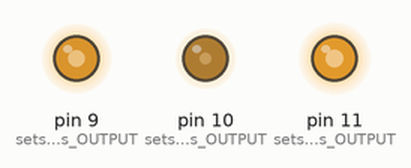
This sketch was run on a simulated Arduino Uno, built with avr-gcc and run on an emulated ATmega328P. Shown: output pins drawn as LEDs (lit = HIGH).

Above: at 0.1 s.
Timing chart, 0 to 1.6 s (numbered marks = the images above):
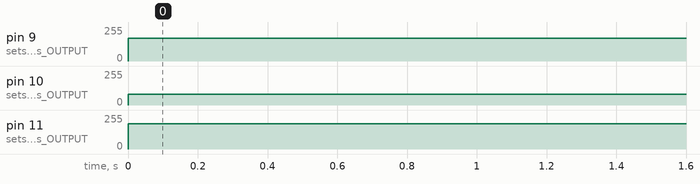

Measured:
- by itself, pin 9 (sets_pin_9_as_OUTPUT): 0/255 → 170/255 at 0.00 s
- by itself, pin 10 (sets_pin_10_as_OUTPUT): 0/255 → 80/255 at 0.00 s
- by itself, pin 11 (sets_pin_11_as_OUTPUT): 0/255 → 188/255 at 0.00 s

The sketch:

PushButtonAlternateRGBcontrol.ino
```cpp
//THEME: Controlling analogue output

//The goal is to create a custom color mtahced RGB light using analogue input


void setup() {

// the setup routine runs once when you press reset:

pinMode (11, OUTPUT);   //sets pin 11 as OUTPUT

pinMode (10, OUTPUT);   //sets pin 10 as OUTPUT

pinMode (9, OUTPUT);    //sets pin 9 as OUTPUT

}


void loop() {

// the loop routine runs over and over again forev

analogWrite(11, 188);     //Sets blue LED to said hex color code

analogWrite(10, 80);      //Sets red LED to said hex color code

analogWrite(9, 170);      //Sets Green LED to said hex color code

}

 
```
